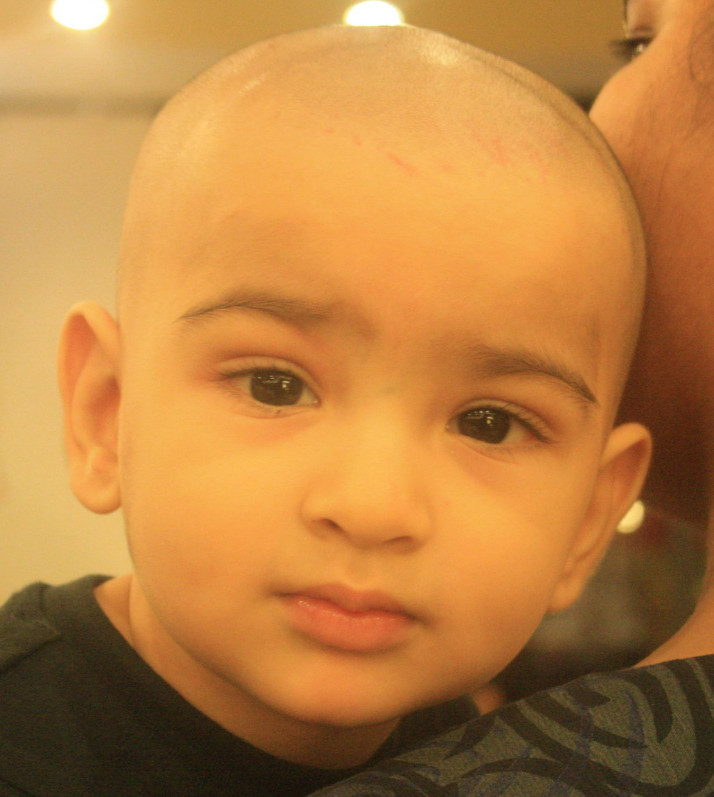
#> input picture JupyterNotebook/02.ImageProcessing/Ayaan-01.jpg, 714 x 797 px
$ jupyter execute 02.ImageInASCII.ipynb
#> lines starting #> are read from the running program, lines starting #| are printed output that depends on the picture
# ASCII Art

This jupyter notebook has code that can generate ascii art from input image

### 1.> Lets load required libraries.

[cell 1]
import numpy as np
import matplotlib.pyplot as plt
from skimage import io, color, transform, img_as_ubyte
from skimage.transform import resize

### 2.> Load and print all images as is

[cell 2]
fileName = 'Ayaan-01'
fileExtension = '.jpg'


inputFileName = fileName + fileExtension
grayScaleFileName = fileName + '.txt'
asciiArtFileName = fileName + '-ASCII.txt'


asciiSetToUse = 10      # Only two posible value, 10 or 92.


pixelSizeWidth = 250        # Set 200 width, ff not sure about width
pixelSizeHeight = 200       # Set 200 height, ff not sure about height

[cell 3]
# Load the image using skimage.io
imgA = io.imread(inputFileName)
#> imgA is the input picture: shape (797, 714, 3); mean R, G, B 186.1, 128.1, 64.8

# Convert the image to grayscale
gray_imgA = color.rgb2gray(imgA)
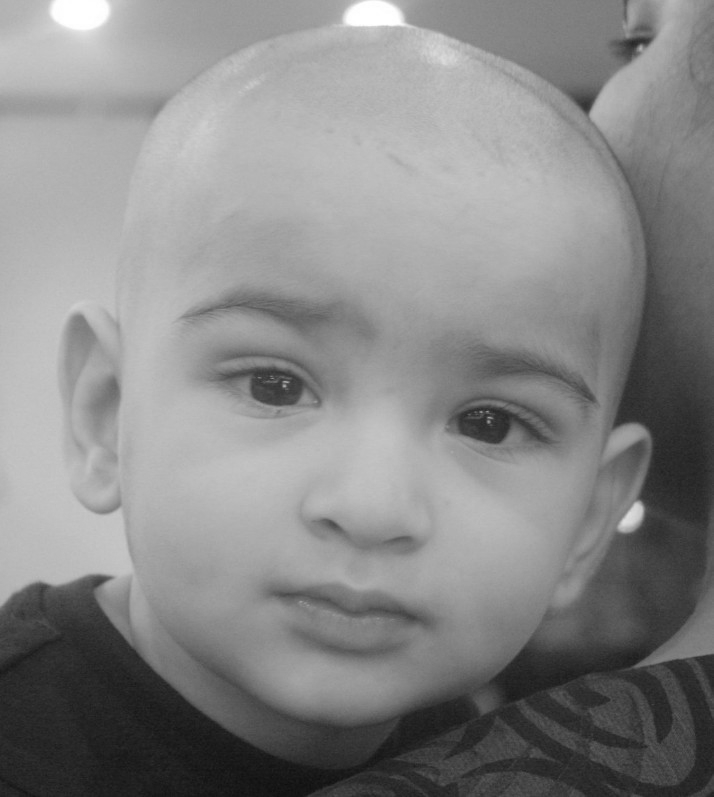
#> gray_imgA: shape (797, 714) float64; min 0.0574, max 1, mean 0.533

# Initialize an empty list to store grayscale images
grayscale_images = []

grayscale_images.append(transform.resize(gray_imgA, (pixelSizeHeight, pixelSizeWidth), anti_aliasing=True))


# Convert the list of grayscale images to a numpy array
np_images_array = np.array(grayscale_images)
np.savetxt(grayScaleFileName, np_images_array.reshape(-1, np_images_array.shape[-1]), fmt='%f')

[cell 4]
# Function that will return ascii character based on given pixel intensity on gray scale
def getAsciiForPixelIntensity92(pixelValue):

    # Collection of 92 printable ascii ordered based on their intensity.
    asciiCollection =" `.-':_,^=;><+!rc*/z?sLTv)J7(|Fi{C}fI31tlu[neoZ5Yxjya]2ESwqkP6h9d4VpOGbUAKXHm8RD#$Bg0MNWQ%&@"

    # Reverse input pixel value.
    # In python, pixel 1 mean light and 0 mean dark. Above 92 ascii is arranged in order from light to dark.
    # Hence we need to subtract input pixelValue from 1 to get right intensity index position from array.
    pixelFloatValue = 1.000000 - pixelValue

    # // is mathematical operator which will find quotient of divition.
    # Pixel float values are of 6 digits after decimal.
    # 10 to the power 6 when devide by 92 equal parts, it comes down to 10870 approximatly.
    # So 10870 different level of intensity represents 1 single character in array, hence devide by 10870
    asciiIndex = int((pixelFloatValue * 1000000 ) // 10870)

    return asciiCollection[asciiIndex]


# [8 lines of commented-out code are left out]

[cell 5]
# Function that will return ascii character based on given pixel intensity on gray scale
def getAsciiForPixelIntensity10(pixelValue):

    # Collection of 92 printable ascii ordered based on their intensity.
    asciiCollection = "@%#*+=-:. "

    # // is mathematical operator which will find quotient of divition.
    # Pixel float values are of 6 digits after decimal.
    # 10 to the power 6 when devide by 10 equal parts, it comes down to 100000.
    # So 100000 different level of intensity represents 1 single character in array, hence devide by 100000
    asciiIndex = int((pixelValue * 1000000 ) // 100000)

    if asciiIndex >= 10 :
        asciiIndex = 9

    return asciiCollection[asciiIndex]


# [8 lines of commented-out code are left out]

[cell 6]
# Function which will read float values file and create ascii characters file having float value equivelent ascii.
def createAsciiFileFromFloatFile(floatFileName, asciiFileName):
#> called with floatFileName = 'Ayaan-01.txt', asciiFileName = 'Ayaan-01-ASCII.txt'
    try:
        # Open read file
        with open(floatFileName, 'r') as read_file:

            # Open the write file
            with open(asciiFileName, 'w') as write_file:

                # Read each line from read file
                for line in read_file:
                    # Split the line into individual string components
                    float_strings = line.split()    # This will split each line on space and create list of float values in string format.

                    # Convert each float to its equivelent ascii character
                    for float_string in float_strings:

                       float_value = float(float_string)
                       if asciiSetToUse == 92:
                           asciiChar = getAsciiForPixelIntensity92(float_value)
                       elif asciiSetToUse == 10:
                           asciiChar = getAsciiForPixelIntensity10(float_value)
                       else:
                           asciiChar = getAsciiForPixelIntensity10(float_value)     # Default behaviour to 10 ascii.

                       write_file.write(asciiChar)  # Write the character to the write file

                    # After one line, print new line character
                    write_file.write('\n')

    except FileNotFoundError:
        print("The file to read was not found.")
    except Exception as e:
        print(f"An error occurred: {e}")


createAsciiFileFromFloatFile(grayScaleFileName,asciiArtFileName)


$ run again, with JupyterNotebook/02.ImageProcessing/Ayaan-02.jpg copied over JupyterNotebook/02.ImageProcessing/Ayaan-01.jpg
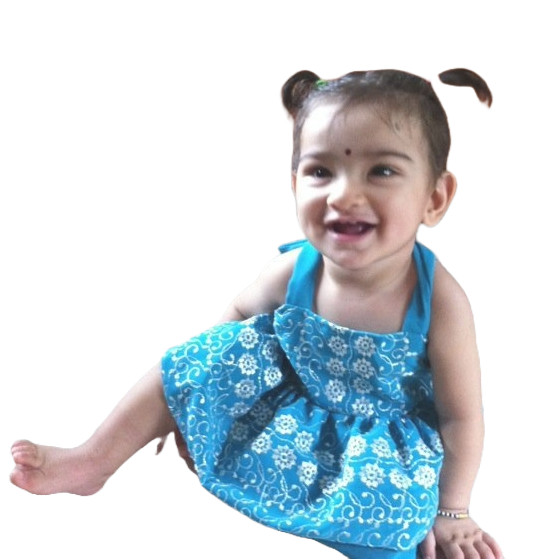
#> input picture JupyterNotebook/02.ImageProcessing/Ayaan-02.jpg, 538 x 560 px
#> imgA is the input picture: shape (560, 538, 3); mean R, G, B 204.4, 214.5, 220.7
#> `gray_imgA = color.rgb2gray(imgA)`:
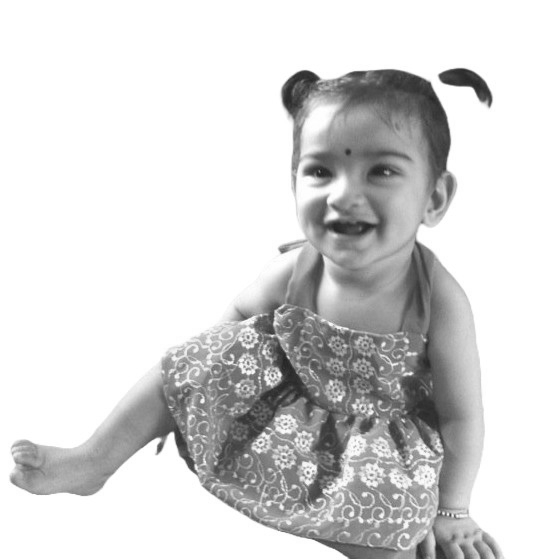
#> gray_imgA: shape (560, 538) float64; min 0.127, max 1, mean 0.835

$ run again, with JupyterNotebook/02.ImageProcessing/Ayaan-03.jpg copied over JupyterNotebook/02.ImageProcessing/Ayaan-01.jpg
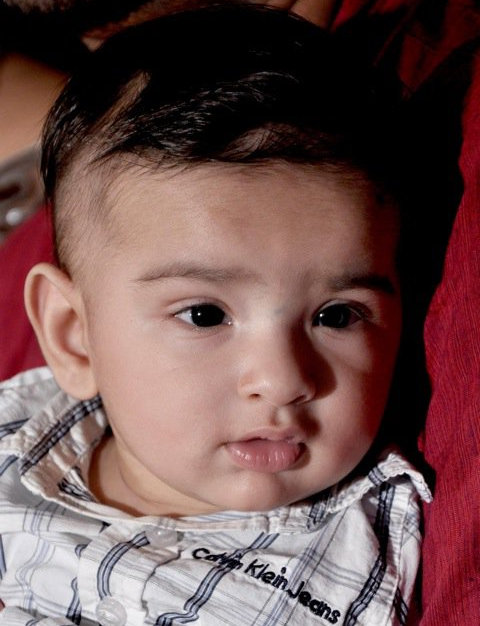
#> input picture JupyterNotebook/02.ImageProcessing/Ayaan-03.jpg, 480 x 626 px
#> imgA is the input picture: shape (626, 480, 3); mean R, G, B 111.9, 81.2, 79.7
#> `gray_imgA = color.rgb2gray(imgA)`:
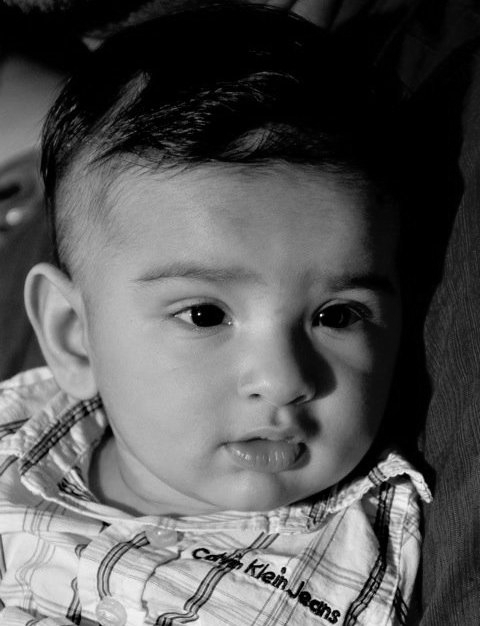
#> gray_imgA: shape (626, 480) float64; min 0, max 0.98, mean 0.344
